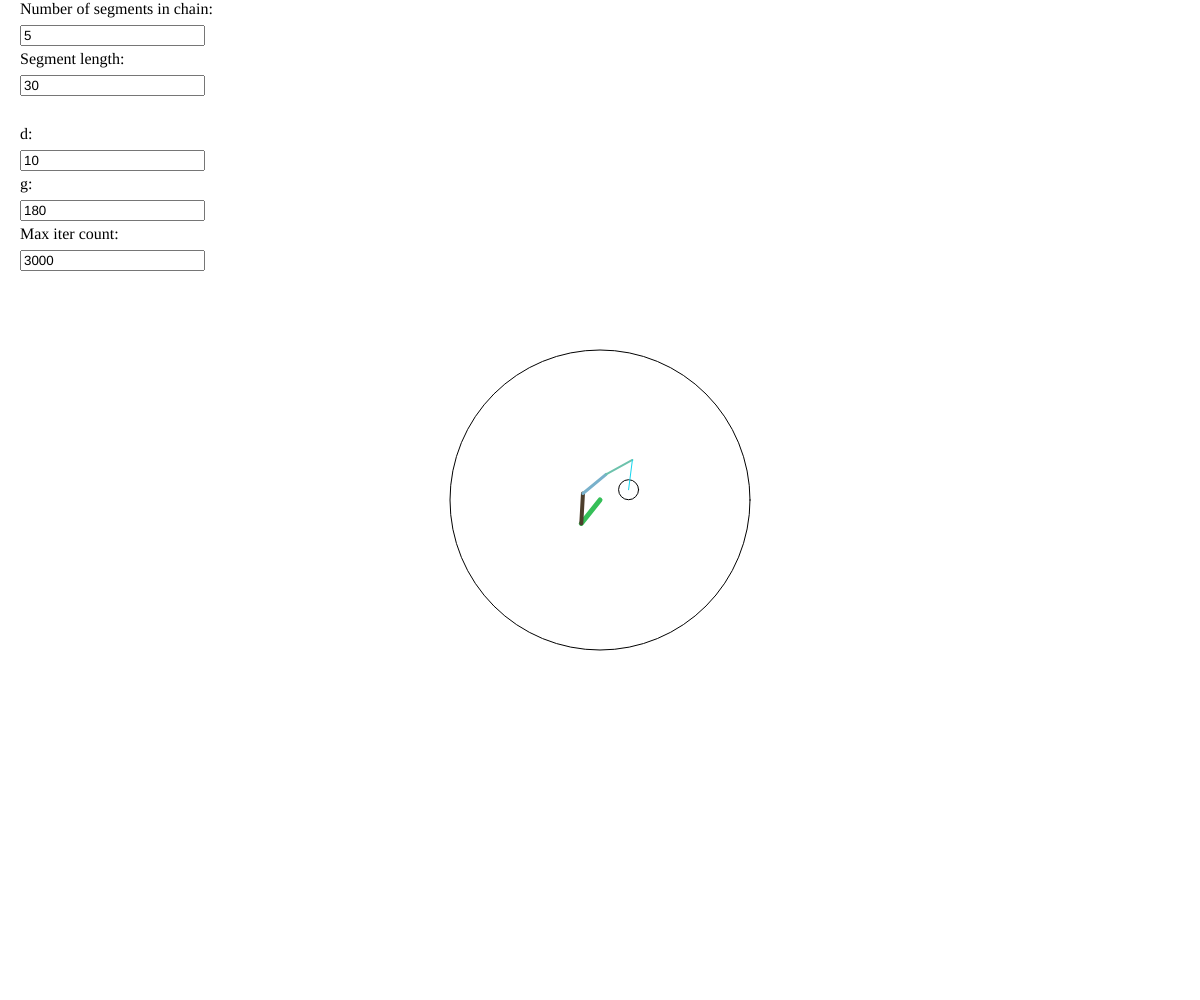
Frame 1 (no input)
Frame 60 (no input): identical to frame 1, image omitted
Frame 120 (the mouse pressed at the canvas centre since frame 60): identical to frame 1, image omitted

The p5.js sketch that drew this single still picture (run headless with seeded random() and noise() and a simulated clock; from frame 60 on, the mouse is pressed at the canvas centre):

// p5.js sketch
// ── sketch.js
let nSeg = 5;
let segLen = 30;

let segInput;
let lenInput;
let dInput;
let gInput;
let maxIterCountInput;
let d = 10;
let g = 180;
let maxIterCount = 3000;
let chainStartingPos;

let currentAngles = [];
let chainDrawInfo = [];
let chainPoints = [];

function setup() {
    createCanvas(windowWidth, windowHeight);

    let segInputLabel = createDiv('Number of segments in chain:');
    segInputLabel.position(20, 0);

    segInput = createInput(nSeg.toString());
    segInput.position(20, 25);
    segInput.input(update_nSeg);

    let lenInputLabel = createDiv('Segment length:');
    lenInputLabel.position(20, 50);

    lenInput = createInput(segLen.toString());
    lenInput.position(20, 75);
    lenInput.input(update_lenInput);

    let dInputLabel = createDiv('d:');
    dInputLabel.position(20, 125);

    dInput = createInput(d.toString());
    dInput.position(20, 150);
    dInput.input(update_d);

    let gInputLabel = createDiv('g:');
    gInputLabel.position(20, 175);

    gInput = createInput(g.toString());
    g = g * 0.017453
    gInput.position(20, 200);
    gInput.input(update_g);

    let maxIterCountInputLabel = createDiv('Max iter count:');
    maxIterCountInputLabel.position(20, 225);

    maxIterCountInput = createInput(maxIterCount.toString());
    maxIterCountInput.position(20, 250);
    maxIterCountInput.input(update_maxIterCount);

    updateChainConfig();
}

function updateChainConfig() {
    chainStartingPos = createVector(width / 2, height / 2);
    currentAngles = [];
    chainDrawInfo = [];
    let lineWidth = nSeg + 1;
    for (let i = 0; i < nSeg; i++) {
        currentAngles.push(
            random(0, PI)
        );
        let color = {
            r: random(255),
            g: random(255),
            b: random(255)
        }
        lineWidth -= 1;
        chainDrawInfo.push(
            {
                color: color,
                thickness: lineWidth
            }
        );
    }
}

function update_nSeg() {
    nSeg = int(this.value());
    updateChainConfig();
}

function update_lenInput() {
    segLen = int(this.value());
    updateChainConfig();
}

function update_d() {
    d = int(this.value());
    updateChainConfig();
}

function update_g() {
    g = int(this.value());
    g = g * 0.017453
    updateChainConfig();
}

function update_maxIterCount() {
    maxIterCount = int(this.value());
    updateChainConfig();
}

function distance(p1, p2) {
    return Math.sqrt(
        Math.pow(p1.x - p2.x, 2) + Math.pow(p1.y - p2.y, 2)
    );
}

function err(angles, target) {
    let chain = generateChain(chainStartingPos, angles);
    let lastElement = chain[chain.length - 1];
    return distance(target, lastElement.pos);
    return Math.sqrt(
        Math.pow(target.x - lastElement.pos.x, 2) + Math.pow(target.y - lastElement.pos.y, 2)
    );
}

function optimization_IK(d, g, maxIterCount, target) {
    let iterCount = 0;
    let gradients = Array(currentAngles.length).fill(0);
    while (err(currentAngles, target) > d && iterCount < maxIterCount) {
        iterCount++;
        let anglesA;
        let anglesB;

        /*
        for (let i = currentAngles.length - 1; i >= 0; i--) {
            anglesA = currentAngles.slice();
            anglesB = currentAngles.slice();
            anglesA[i] = anglesA[i] + g;
            anglesB[i] = anglesB[i] - g;
            gradients[i] = err(anglesA, target) - err(anglesB, target);
        }
        for (let i = currentAngles.length - 1; i >= 0; i--) {
            currentAngles[i] = currentAngles[i] - gradients[i];
        }
        */
        for (let i = 0; i < currentAngles.length; i++) {
            anglesA = currentAngles.slice();
            anglesB = currentAngles.slice();
            anglesA[i] = anglesA[i] + g;
            anglesB[i] = anglesB[i] - g;
            gradients[i] = err(anglesA, target) - err(anglesB, target);
            if (Math.abs(gradients[i]) > g) {
                if (gradients[i] > 0) {
                    gradients[i] = g;
                } else {
                    gradients[i] = -g;
                }
            }
        }
        currentAngles = currentAngles.map((angle, indx) => {
            return angle - gradients[indx];
        });
    }
    if (iterCount >= maxIterCount) {
        return false;
    } else {
        return true;
    }

}

function generateChain(start, angles) {
    let pos = createVector(start.x, start.y);
    let accAngle = 0;

    let chainInfo = [];
    //for (let i = angles.length - 1; i >= 0; i--) {
    for (let i = 0; i < angles.length; i++) {
        let oldPos = createVector(pos.x, pos.y);
        pos = createVector(
            pos.x + segLen * cos(accAngle + angles[i]),
            pos.y + segLen * sin(accAngle + angles[i])
        );
        accAngle += angles[i];
        chainInfo.push(
            {
                oldPos: oldPos,
                pos: pos
            }
        );
    }
    return chainInfo;
}

function drawChain(chainPoints, chainDrawInfo) {
    ellipse(chainPoints[chainPoints.length - 1].pos.x, chainPoints[chainPoints.length - 1].pos.y, d * 2, d * 2);
    for (let i = 0; i < chainPoints.length; i++) {
        strokeWeight(chainDrawInfo[i].thickness);
        stroke(
            chainDrawInfo[i].color.r,
            chainDrawInfo[i].color.g,
            chainDrawInfo[i].color.b
        );
        line(chainPoints[i].oldPos.x, chainPoints[i].oldPos.y,
            chainPoints[i].pos.x, chainPoints[i].pos.y);
    }
}

let prevTarget = null;
function mouseClicked() {
    let target = {
        x: mouseX,
        y: mouseY
    }
    let chainDrawRadius = nSeg * segLen;

    if (distance(chainStartingPos, target) <= chainDrawRadius) {
        console.log("Draw");
        background(255);
        stroke(0);
        ellipse(chainStartingPos.x, chainStartingPos.y, nSeg * segLen * 2, nSeg * segLen * 2);

        if (currentAngles.length > 0) {
            let generateNew = optimization_IK(d, g, maxIterCount, target);
            chainPoints = [];
            if (generateNew) {
                chainPoints = generateChain(chainStartingPos, currentAngles);
            }
            if (chainPoints.length > 0 && chainDrawInfo.length > 0) {
                drawChain(chainPoints, chainDrawInfo);
            }
        }
    }
}

let drawOnce = true;
function draw() {
    if (drawOnce) {
        drawOnce = false;
        background(255);
        stroke(0);
        ellipse(chainStartingPos.x, chainStartingPos.y, nSeg * segLen * 2, nSeg * segLen * 2);
        chainPoints = generateChain(chainStartingPos, currentAngles);

        if (chainPoints.length > 0 && chainDrawInfo.length > 0) {
            drawChain(chainPoints, chainDrawInfo);
        }

    }
}
